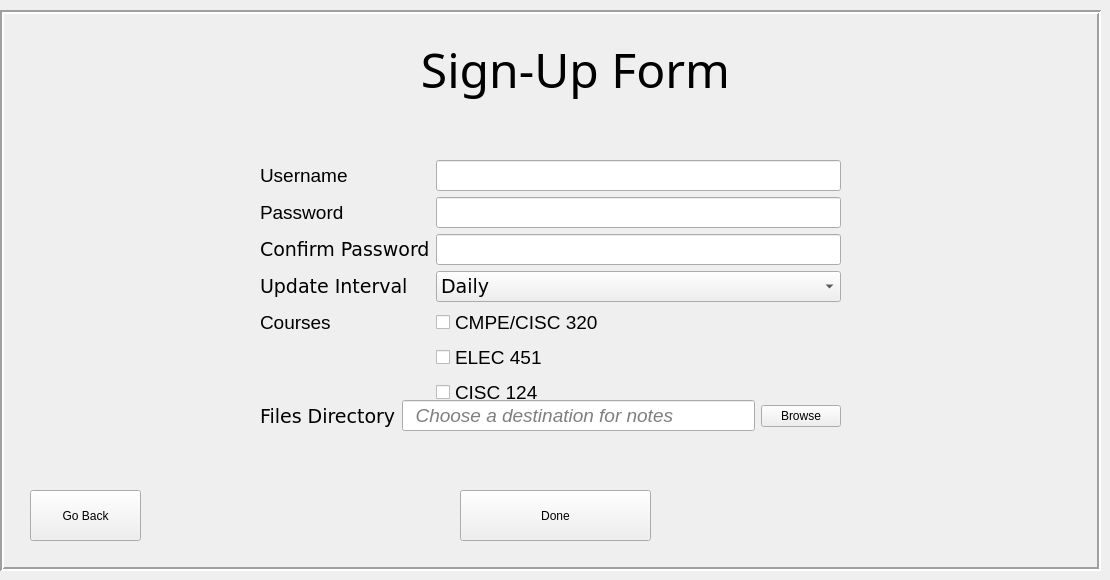
    <widget class="QWidget" name="SignUpPage">
     <widget class="QFrame" name="frame_4">
      <property name="geometry">
       <rect>
        <x>0</x>
        <y>10</y>
        <width>1101</width>
        <height>561</height>
       </rect>
      </property>
      <property name="sizePolicy">
       <sizepolicy hsizetype="Preferred" vsizetype="Preferred">
        <horstretch>0</horstretch>
        <verstretch>0</verstretch>
       </sizepolicy>
      </property>
      <property name="frameShape">
       <enum>QFrame::Box</enum>
      </property>
      <property name="frameShadow">
       <enum>QFrame::Sunken</enum>
      </property>
      <property name="lineWidth">
       <number>2</number>
      </property>
      <widget class="QLabel" name="label_4">
       <property name="geometry">
        <rect>
         <x>250</x>
         <y>0</y>
         <width>651</width>
         <height>118</height>
        </rect>
       </property>
       <property name="font">
        <font>
         <family>MV Boli</family>
         <pointsize>36</pointsize>
        </font>
       </property>
       <property name="layoutDirection">
        <enum>Qt::LeftToRight</enum>
       </property>
       <property name="frameShape">
        <enum>QFrame::NoFrame</enum>
       </property>
       <property name="midLineWidth">
        <number>1</number>
       </property>
       <property name="text">
        <string>Sign-Up Form</string>
       </property>
       <property name="alignment">
        <set>Qt::AlignCenter</set>
       </property>
      </widget>
      <widget class="QLabel" name="label_5">
       <property name="geometry">
        <rect>
         <x>10</x>
         <y>10</y>
         <width>271</width>
         <height>141</height>
        </rect>
       </property>
       <property name="text">
        <string>&lt;html&gt;&lt;head/&gt;&lt;body&gt;&lt;p&gt;&lt;img src=&quot;:/newPrefix/copy.png&quot;/&gt;&lt;/p&gt;&lt;/body&gt;&lt;/html&gt;</string>
       </property>
       <property name="alignment">
        <set>Qt::AlignLeading|Qt::AlignLeft|Qt::AlignTop</set>
       </property>
      </widget>
      <widget class="QWidget" name="formLayoutWidget">
       <property name="geometry">
        <rect>
         <x>260</x>
         <y>150</y>
         <width>581</width>
         <height>263</height>
        </rect>
       </property>
       <layout class="QFormLayout" name="formLayout">
        <item row="0" column="0">
         <widget class="QLabel" name="nameLabel">
          <property name="font">
           <font>
            <pointsize>14</pointsize>
           </font>
          </property>
          <property name="text">
           <string>Username</string>
          </property>
         </widget>
        </item>
        <item row="0" column="1">
         <widget class="QLineEdit" name="lineEdit_username">
          <property name="font">
           <font>
            <family>Arial</family>
            <pointsize>14</pointsize>
           </font>
          </property>
         </widget>
        </item>
        <item row="4" column="0">
         <widget class="QLabel" name="passwordLabel">
          <property name="font">
           <font>
            <pointsize>14</pointsize>
           </font>
          </property>
          <property name="text">
           <string>Password</string>
          </property>
          <property name="alignment">
           <set>Qt::AlignLeading|Qt::AlignLeft|Qt::AlignVCenter</set>
          </property>
         </widget>
        </item>
        <item row="4" column="1">
         <widget class="QLineEdit" name="lineEdit_password">
          <property name="font">
           <font>
            <family>Arial</family>
            <pointsize>14</pointsize>
           </font>
          </property>
          <property name="echoMode">
           <enum>QLineEdit::Password</enum>
          </property>
         </widget>
        </item>
        <item row="5" column="0">
         <widget class="QLabel" name="confirmPasswordLabal">
          <property name="font">
           <font>
            <family>DejaVu Sans</family>
            <pointsize>14</pointsize>
           </font>
          </property>
          <property name="text">
           <string>Confirm Password</string>
          </property>
          <property name="margin">
           <number>0</number>
          </property>
         </widget>
        </item>
        <item row="5" column="1">
         <widget class="QLineEdit" name="lineEdit_confirmPassword">
          <property name="font">
           <font>
            <family>Arial</family>
            <pointsize>14</pointsize>
           </font>
          </property>
          <property name="echoMode">
           <enum>QLineEdit::Password</enum>
          </property>
         </widget>
        </item>
        <item row="7" column="0">
         <widget class="QLabel" name="updateIntervalLabel">
          <property name="font">
           <font>
            <family>DejaVu Sans</family>
            <pointsize>14</pointsize>
           </font>
          </property>
          <property name="text">
           <string>Update Interval</string>
          </property>
         </widget>
        </item>
        <item row="7" column="1">
         <widget class="QComboBox" name="updateIntervalComboBox">
          <property name="font">
           <font>
            <family>DejaVu Sans</family>
            <pointsize>14</pointsize>
           </font>
          </property>
          <item>
           <property name="text">
            <string>Daily</string>
           </property>
          </item>
          <item>
           <property name="text">
            <string>Weekly</string>
           </property>
          </item>
          <item>
           <property name="text">
            <string>Bi-Weekly</string>
           </property>
          </item>
         </widget>
        </item>
        <item row="8" column="0">
         <widget class="QLabel" name="coursesLabel">
          <property name="font">
           <font>
            <pointsize>14</pointsize>
           </font>
          </property>
          <property name="text">
           <string>Courses</string>
          </property>
          <property name="margin">
           <number>0</number>
          </property>
         </widget>
        </item>
        <item row="8" column="1">
         <widget class="QCheckBox" name="checkBox_cisc320">
          <property name="font">
           <font>
            <pointsize>14</pointsize>
           </font>
          </property>
          <property name="text">
           <string>CMPE/CISC 320</string>
          </property>
         </widget>
        </item>
        <item row="9" column="1">
         <widget class="QCheckBox" name="checkBox_elec451">
          <property name="font">
           <font>
            <pointsize>14</pointsize>
           </font>
          </property>
          <property name="text">
           <string>ELEC 451</string>
          </property>
         </widget>
        </item>
        <item row="10" column="1">
         <widget class="QCheckBox" name="checkBox_cisc124">
          <property name="font">
           <font>
            <pointsize>14</pointsize>
           </font>
          </property>
          <property name="text">
           <string>CISC 124</string>
          </property>
         </widget>
        </item>
       </layout>
      </widget>
      <widget class="QPushButton" name="pushButton_doneSignUp">
       <property name="geometry">
        <rect>
         <x>460</x>
         <y>480</y>
         <width>191</width>
         <height>51</height>
        </rect>
       </property>
       <property name="text">
        <string>Done</string>
       </property>
      </widget>
      <widget class="QPushButton" name="pushButton_Back">
       <property name="geometry">
        <rect>
         <x>30</x>
         <y>480</y>
         <width>111</width>
         <height>51</height>
        </rect>
       </property>
       <property name="text">
        <string>Go Back</string>
       </property>
      </widget>
      <widget class="QWidget" name="horizontalLayoutWidget">
       <property name="geometry">
        <rect>
         <x>260</x>
         <y>390</y>
         <width>581</width>
         <height>32</height>
        </rect>
       </property>
       <layout class="QHBoxLayout" name="horizontalLayout">
        <item>
         <widget class="QLabel" name="filesDirectoryLabel">
          <property name="font">
           <font>
            <family>DejaVu Sans</family>
            <pointsize>14</pointsize>
           </font>
          </property>
          <property name="text">
           <string>Files Directory</string>
          </property>
         </widget>
        </item>
        <item>
         <widget class="QLineEdit" name="lineEdit_fileDirectory">
          <property name="font">
           <font>
            <family>Arial</family>
            <pointsize>14</pointsize>
            <italic>true</italic>
           </font>
          </property>
          <property name="readOnly">
           <bool>true</bool>
          </property>
          <property name="placeholderText">
           <string>  Choose a destination for notes</string>
          </property>
         </widget>
        </item>
        <item>
         <widget class="QPushButton" name="pushButton">
          <property name="text">
           <string>Browse</string>
          </property>
         </widget>
        </item>
       </layout>
      </widget>
     </widget>
    </widget>
